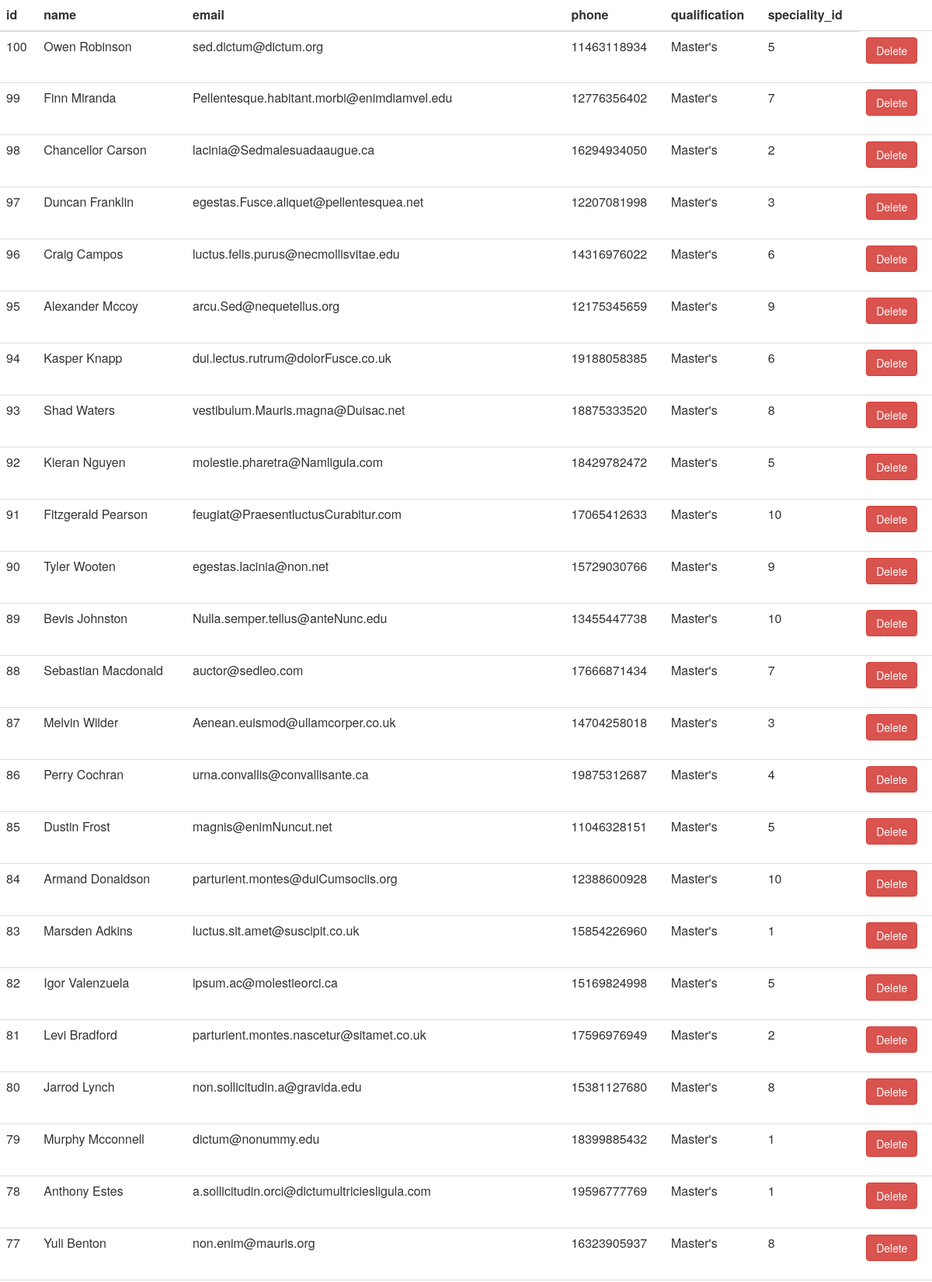
The page /clinic/Doctor/view_doctors.php (upper part) on the database its author committed.
### tables this page shows
CREATE TABLE `doctor` (
  `id` int(11) NOT NULL,
  `name` varchar(200) DEFAULT NULL,
  `email` varchar(200) DEFAULT NULL,
  `phone` varchar(200) DEFAULT NULL,
  `qualification` varchar(200) DEFAULT NULL,
  `speciality_id` int(11) NOT NULL
);

### clinic/Doctor/view_doctors.php (the view, shortened to what this page needs)
<link rel="stylesheet" href="https://maxcdn.bootstrapcdn.com/bootstrap/3.3.7/css/bootstrap.min.css">
<?php
$conn = Connect();
$table = "";
if ($result = $conn->query('SELECT * FROM doctor order by id desc;')) {
    $fieldsInfo = $result->fetch_fields();
    $table .= "<table class='table table-inverse' style='width: 100%;'>";
	$table .= "<thead>";
		$table .= "<tr>";
		foreach($fieldsInfo as $fieldInfo)
			$table .= "<th scope='row'>{$fieldInfo->name}</th>";
		$table .= "</tr>";
	$table .= "</thead>";
	$table .= "<body>";
		while ($row = $result->fetch_assoc()) {
			$table .= "<tr>";
			foreach($row as $columnValue)
				$table .= "<td>$columnValue</td>";
			$table .= "<td>
			<form action='delete_doctor.php' method='post' >
				<input type='hidden' name='delete_doctor_id' value='$row[id]'>
				<button id='delete-doctor' type='submit' name='btn_delete' class='btn btn-danger'>Delete</button>
			</form>
			</td>";
			$table .= "</tr>";
		}
	$table .= "</tbody>";
    $table .= "</table>";
}
echo $table;
?>

### rows shown on the page
doctor: id "100", name "Owen Robinson", email "sed.dictum@dictum.org", phone "11463118934", qualification "Master's", speciality "5"
doctor: id "99", name "Finn Miranda", email "Pellentesque.habitant.morbi@enimdiamvel.edu", phone "12776356402", qualification "Master's", speciality "7"
doctor: id "98", name "Chancellor Carson", email "lacinia@Sedmalesuadaaugue.ca", phone "16294934050", qualification "Master's", speciality "2"
doctor: id "97", name "Duncan Franklin", email "egestas.Fusce.aliquet@pellentesquea.net", phone "12207081998", qualification "Master's", speciality "3"
doctor: id "96", name "Craig Campos", email "luctus.felis.purus@necmollisvitae.edu", phone "14316976022", qualification "Master's", speciality "6"
doctor: id "95", name "Alexander Mccoy", email "arcu.Sed@nequetellus.org", phone "12175345659", qualification "Master's", speciality "9"
doctor: id "94", name "Kasper Knapp", email "dui.lectus.rutrum@dolorFusce.co.uk", phone "19188058385", qualification "Master's", speciality "6"
doctor: id "93", name "Shad Waters", email "vestibulum.Mauris.magna@Duisac.net", phone "18875333520", qualification "Master's", speciality "8"
doctor: id "92", name "Kieran Nguyen", email "molestie.pharetra@Namligula.com", phone "18429782472", qualification "Master's", speciality "5"
doctor: id "91", name "Fitzgerald Pearson", email "feugiat@PraesentluctusCurabitur.com", phone "17065412633", qualification "Master's", speciality "10"
doctor: id "90", name "Tyler Wooten", email "egestas.lacinia@non.net", phone "15729030766", qualification "Master's", speciality "9"
doctor: id "89", name "Bevis Johnston", email "Nulla.semper.tellus@anteNunc.edu", phone "13455447738", qualification "Master's", speciality "10"
doctor: id "88", name "Sebastian Macdonald", email "auctor@sedleo.com", phone "17666871434", qualification "Master's", speciality "7"
doctor: id "87", name "Melvin Wilder", email "Aenean.euismod@ullamcorper.co.uk", phone "14704258018", qualification "Master's", speciality "3"
doctor: id "86", name "Perry Cochran", email "urna.convallis@convallisante.ca", phone "19875312687", qualification "Master's", speciality "4"
doctor: id "85", name "Dustin Frost", email "magnis@enimNuncut.net", phone "11046328151", qualification "Master's", speciality "5"
doctor: id "84", name "Armand Donaldson", email "parturient.montes@duiCumsociis.org", phone "12388600928", qualification "Master's", speciality "10"
doctor: id "83", name "Marsden Adkins", email "luctus.sit.amet@suscipit.co.uk", phone "15854226960", qualification "Master's", speciality "1"
doctor: id "82", name "Igor Valenzuela", email "ipsum.ac@molestieorci.ca", phone "15169824998", qualification "Master's", speciality "5"
doctor: id "81", name "Levi Bradford", email "parturient.montes.nascetur@sitamet.co.uk", phone "17596976949", qualification "Master's", speciality "2"
doctor: id "80", name "Jarrod Lynch", email "non.sollicitudin.a@gravida.edu", phone "15381127680", qualification "Master's", speciality "8"
doctor: id "79", name "Murphy Mcconnell", email "dictum@nonummy.edu", phone "18399885432", qualification "Master's", speciality "1"
doctor: id "78", name "Anthony Estes", email "a.sollicitudin.orci@dictumultriciesligula.com", phone "19596777769", qualification "Master's", speciality "1"
doctor: id "77", name "Yuli Benton", email "non.enim@mauris.org", phone "16323905937", qualification "Master's", speciality "8"

### other values the page prints
$fieldInfo->name "id"
$fieldInfo->name "name"
$fieldInfo->name "email"
$fieldInfo->name "phone"
$fieldInfo->name "qualification"
$fieldInfo->name "speciality_id"
